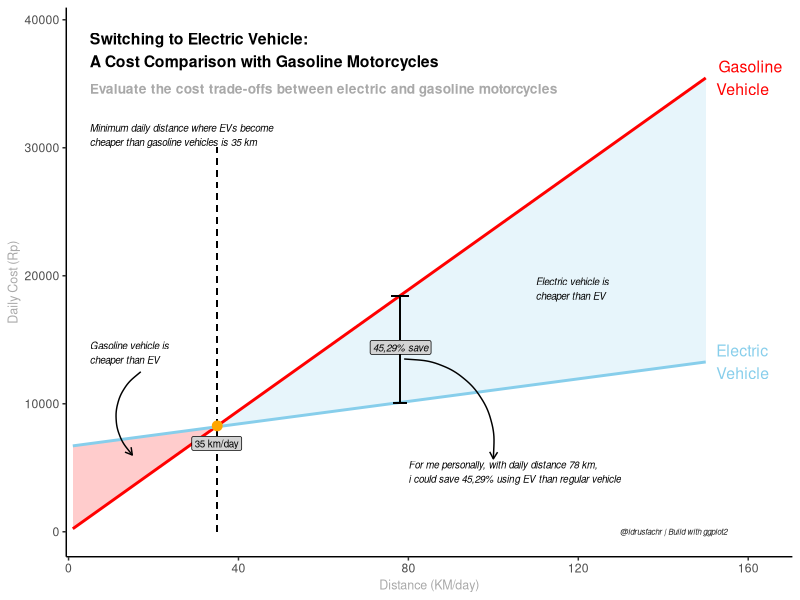

This figure's R source:
## ---- chunk 1
library(dplyr)
library(tidyr)
library(ggplot2)


pertamax_price_per_km <- 13000/55 #assuming 55km per liter
battery_sub_perday <- 200000/30
charging_per_km <- 44 #in rupiah

dat <- data.frame(
  km_perday = seq(1,150),
  mosin = seq(1,150) * pertamax_price_per_km,
  molis = (seq(1,150) * charging_per_km) + battery_sub_perday
  ) %>% 
  mutate(area_group = ifelse(molis > mosin, "molis_higher", "mosin_higher"))


ggplot(dat, aes(x = km_perday)) +
  # Fill areas under the lines
  geom_ribbon(aes(ymin = pmin(mosin, molis), 
                  ymax = pmax(mosin, molis), 
                  fill = area_group), alpha = 0.2) +
  # Add the lines on top
  geom_line(aes(y = mosin, color = "mosin"), size = 1) +
  geom_line(aes(y = molis, color = "molis"), size = 1) +
  # Add custom colors
  scale_fill_manual(values = c("mosin_higher" = "skyblue", "molis_higher" = "red")) +
  scale_color_manual(values = c("mosin" = "red", "molis" = "skyblue")) +
  # Labels and theme
  labs(
    x = "Distance (KM/day)",
    y = "Daily Cost (Rp)",
    fill = "Area", 
    color = "Line"
  ) +
  geom_segment(aes(x = 35, xend = 35, y = 0, yend = 30000), 
               linetype = "dashed", color = "black", size = 0.5) +
  geom_segment(aes(x = 78, xend = 78, y = 18436, yend = 10087), 
               linetype = "solid", color = "black", size = 0.3) +
  geom_segment(aes(x = 76, xend = 80, y = 18436, yend = 18436), 
               color = "black", size = 0.3) +
  geom_segment(aes(x = 76.5, xend = 79.5, y = 10087, yend = 10087), 
               color = "black", size = 0.3) +
  annotate(
    geom = "text",
    x = 150,
    y = max(dat$mosin),
    label = "Gasoline\nVehicle",
    hjust = -0.2, 
    size = 4,
    colour = "red"
  ) +
  annotate(
    geom = "text",
    x = 150,
    y = max(dat$molis),
    label = "Electric\nVehicle",
    hjust = -0.2, 
    size = 4,
    colour = "skyblue"
  ) +
  annotate(
    geom = "text", x = 5, y = 39000, 
    label = "Switching to Electric Vehicle:\nA Cost Comparison with Gasoline Motorcycles", 
    hjust = 0, vjust = 1, size = 4, , fontface = 'bold'
  ) +
  annotate(
    geom = "text", x = 5, y = 35000, 
    label = "Evaluate the cost trade-offs between electric and gasoline motorcycles", 
    hjust = 0, vjust = 1, size = 3.5, colour = "darkgrey", fontface = 'bold'
  ) +
  annotate(geom = "point", x = 35, y = 8273, colour = "orange", size = 3) + 
  annotate(geom = "label", x = 29, y = 6900, label = "35 km/day", hjust = "left", 
           size = 2.5, fill = "lightgrey") +
  annotate(
    'text',
    x = 5,
    y = 31000,
    label = 'Minimum daily distance where EVs become \ncheaper than gasoline vehicles is 35 km',
    fontface = 'italic',
    hjust = "left",
    size = 2.5
  ) +
  annotate(
    'curve',
    x = 17, 
    y = 12500,
    yend = 6000,
    xend = 15,
    linewidth = 0.5,
    curvature = 0.5,
    arrow = arrow(length = unit(0.2, 'cm'))
  ) +
  annotate(
    'text',
    x = 5,
    y = 14000,
    label = 'Gasoline vehicle is \ncheaper than EV',
    fontface = 'italic',
    hjust = "left",
    size = 2.5
  ) +
  annotate(
    'text',
    x = 110,
    y = 19000,
    label = 'Electric vehicle is \ncheaper than EV',
    fontface = 'italic',
    hjust = "left",
    size = 2.5
  ) +
  annotate(
    'text',
    x = 155,
    y = 0,
    label = '@idrusfachr | Build with ggplot2',
    fontface = 'italic',
    hjust = "right",
    colour = "#1A1A1A",
    size = 2
  ) +
  annotate(
    'label',
    x = 71,
    y = 14400,
    label = '45,29% save',
    fill = "lightgrey",
    fontface = 'italic',
    hjust = "left",
    size = 2.5
  ) +
  annotate(
    'curve',
    x = 79, 
    y = 13500,
    yend = 5700,
    xend = 100,
    linewidth = 0.5,
    curvature = -0.5,
    arrow = arrow(length = unit(0.2, 'cm'))
  ) +
  annotate(
    'text',
    x = 80,
    y = 4700,
    label = 'For me personally, with daily distance 78 km, \ni could save 45,29% using EV than regular vehicle',
    fontface = 'italic',
    hjust = "left",
    size = 2.5
  ) +
  theme_classic() +
  theme(legend.position = "none",
        panel.grid.major = element_blank(), 
        panel.grid.minor = element_blank(),
        lot.margin = margin(10, 40, 10, 10), #extra space on the right
        legend.text=element_text(size=9),
        # plot.title = element_text(color="black", size=14, face="bold.italic", hjust=0.5),
        axis.title.x = element_text(color="darkgrey", size=9),
        axis.title.y = element_text(color="darkgrey", size=9)
        ) +
  scale_x_continuous(expand = expansion(mult = c(0.01, 0.1)))
